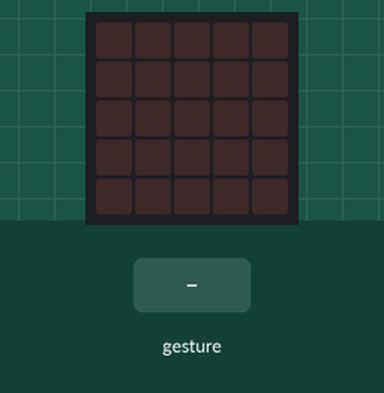
Bench run of a program on a simulated BBC micro:bit (MakeCode). On the bench: the board's 5×5 LED display. The inputs (shaded band) are chosen by the test bench. Random numbers come from a fixed seed; a tilt is held for 1.5 s and a shake lasts 1 s, then the board lies face up again.

Above: at 1.2 s.
1.3 s: gesture 'shake'
At 2.1 s:
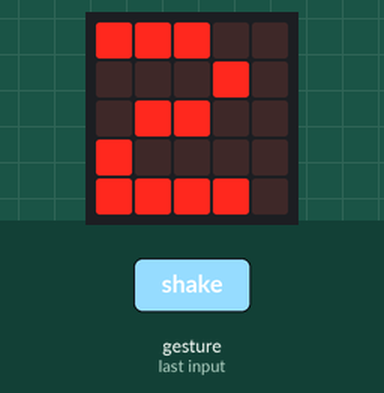
At 4.6 s:
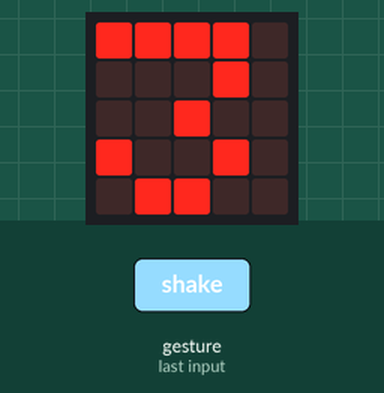
Timing chart, 0 to 6.1 s (numbered marks = the images above; inputs shaded):
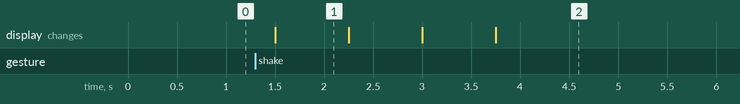

The program:

main.ts
```typescript
let terningen = 0
input.onGesture(Gesture.Shake, function () {
    for (let index = 0; index < 4; index++) {
        terningen = randint(1, 6)
        basic.showNumber(terningen)
    }
    if (terningen == 6) {
        basic.showLeds(`
            . . . # .
            . . # . .
            . # # # .
            # . . . #
            . # # # .
            `)
    }
    if (terningen == 5) {
        basic.showLeds(`
            # # # # #
            # . . . .
            # # # # .
            . . . . #
            # # # # .
            `)
    }
    if (terningen == 4) {
        basic.showLeds(`
            . . # # .
            . # . # .
            # . . # .
            # # # # #
            . . . # .
            `)
    }
    if (terningen == 3) {
        basic.showLeds(`
            # # # # .
            . . . # .
            . . # . .
            # . . # .
            . # # . .
            `)
    }
    if (terningen == 2) {
        basic.showLeds(`
            # # # . .
            . . . # .
            . # # . .
            # . . . .
            # # # # .
            `)
    }
    if (terningen == 1) {
        basic.showLeds(`
            . . # . .
            . # # . .
            . . # . .
            . . # . .
            . # # # .
            `)
    }
})
```

test.ts
```typescript
// testene settes inn her; disse vil ikke kompilert så lenge denne pakken blir brukt som en utvidelse.
```

Measured:
- after the input at 1.3 s, the display: changes after 0.20 s (image 1)
- what the display in image 1 shows lasts 0.8 s, from 1.5 s to 2.3 s
